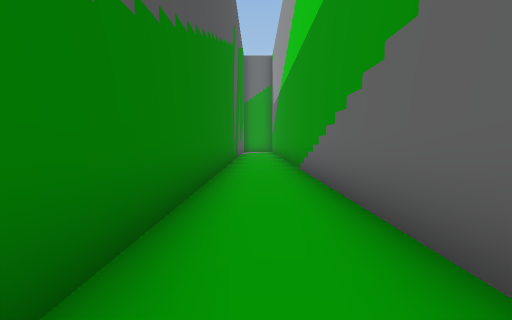
[1] (above)

16 first-person views from a walk through a scene from a Unity 3-D project. The camera is 1.4 m above the floor, tilts 4° down and sees 90° across. The floor is counted in squares, 2 m on a side. Each view is taken from the middle of a square. On the plan, view 1 faces up. The plan holds only what a view shows up to about 9 squares ahead; the rest is blank. The place goes on beyond the plan. The player is left out.

[2]
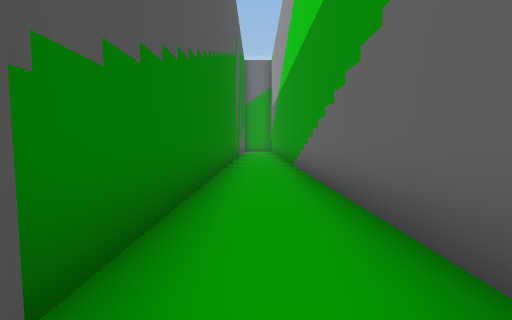

[3]
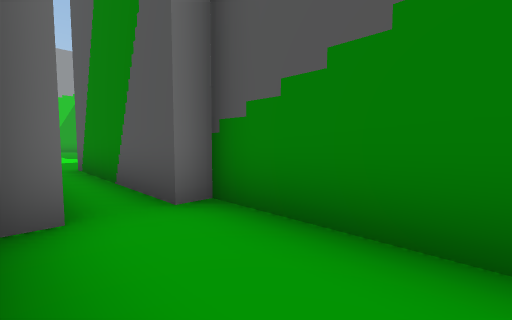

[4]
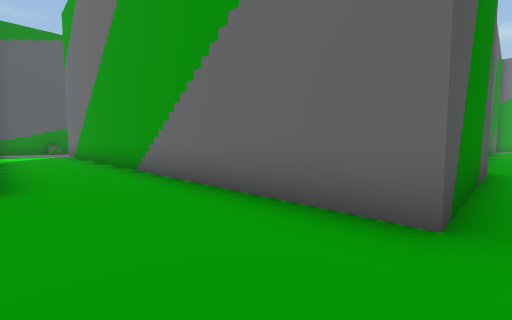

[5]
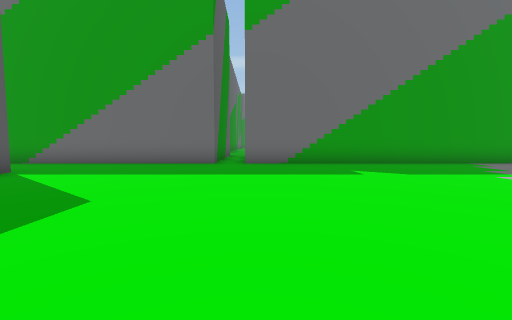

[6]
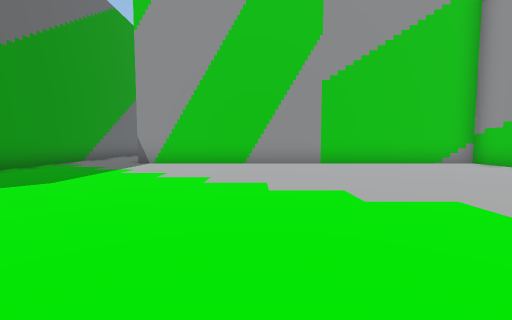

[7]
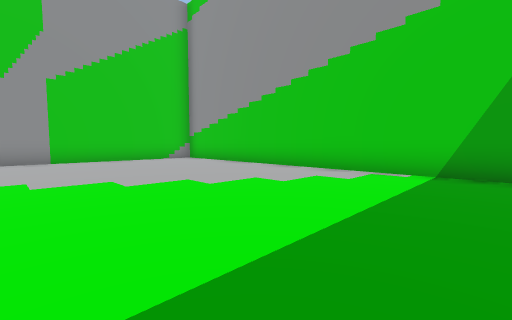

[8]
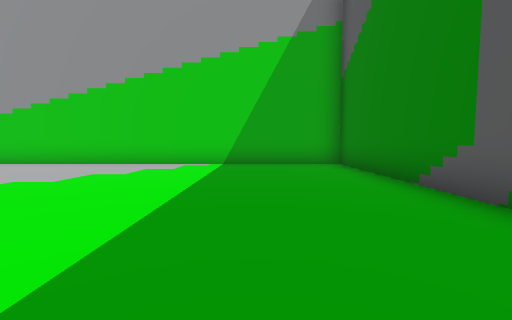

[9]
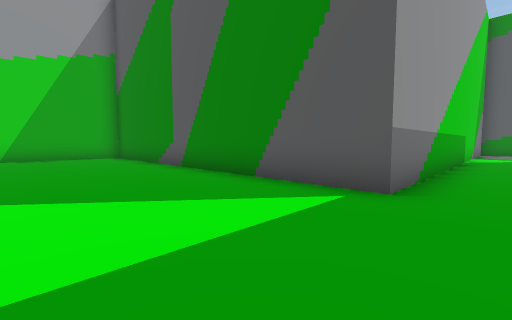

[10]
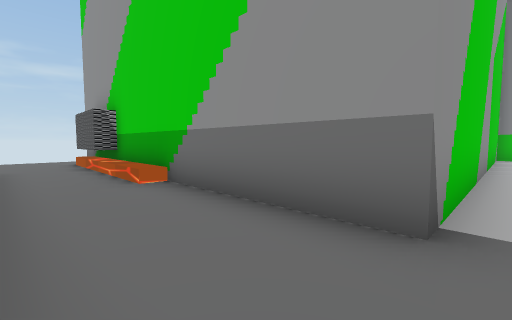

[11]
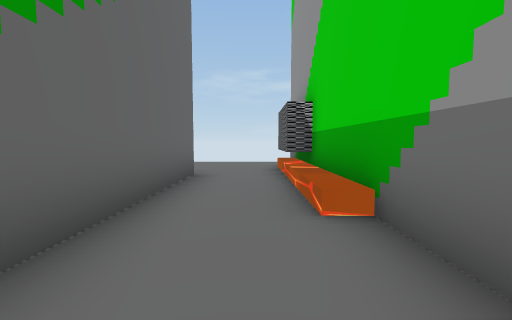

[12]
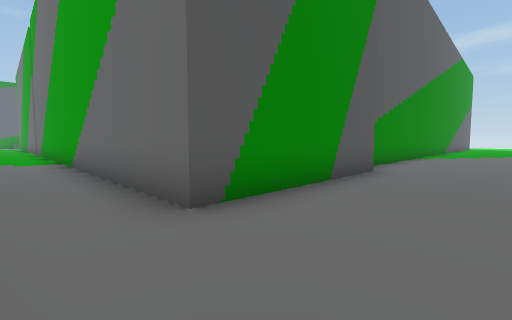

[13]
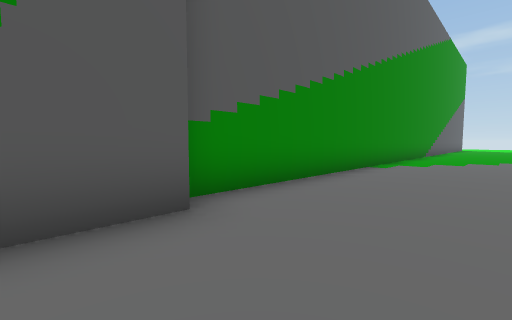

[14]
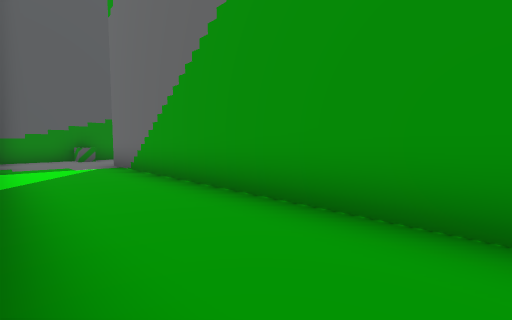

[15]
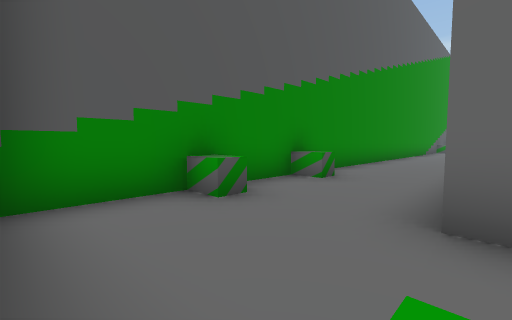

[16]
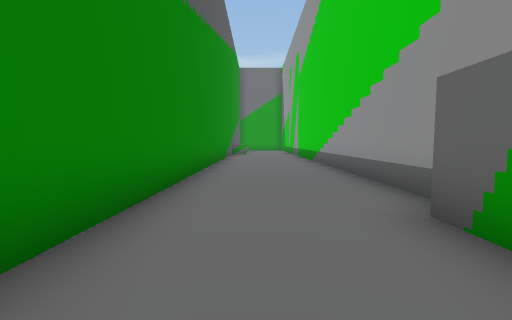

### Floor plan
Points are (right, up) in squares from view 1. A wall is a line through its corners. A room is listed if a view was taken in it or the views show most of it. See-through windows are left out.
Room 1 (views 1, 3)
walls: (-0.9, 7.5) (-0.9, -0.6); (1.1, 0) (1.1, 7.5); (0.6, -0.6) (1.1, -0.6)
ways out: opening at (0, -1) to room 2
Room 2 (views 2, 4, 5, 6, 7, 8, 9, 10, 11, 12, 13, 14, 15, 16)
walls: (-0.4, -0.6) (-0.4, -5.6) (-15.4, -5.6); (-12.6, -8.1) (-4.7, -8.1) (-4.7, -19.1) (8.4, -19.1) (8.4, -8.1) (15.1, -8.1) (15.1, -7.6) (17.1, -7.6); (-15.4, -1.5) (-15.4, -0.6); (-14.8, 0) (-14.8, 6.1); (15.6, -0.5) (15.6, -5.6) (0.6, -5.6); (15.1, 7.5) (15.1, -0.4); (-18.4, 6) (-18.4, -8.1)
low walls: (15.5, -8.1) (18.4, -8.1)
ways out: opening at (0, -1) to room 1
objects: other object (-18, -6); other object (-18, -3)

Where each view was taken, in squares from view 1:
view 1: 0 up, 0 right, facing up
view 2: 1 down, 0 right, facing up
view 3: 2 up, 1 right, facing down-left
view 4: 8 down, 0 right, facing up-left
view 5: 14 down, 1 right, facing up
view 6: 12 down, 0 right, facing right
view 7: 13 down, 2 left, facing down-right
view 8: 11 down, 2 left, facing down
view 9: 7 down, 1 left, facing down-left
view 10: 6 down, 8 right, facing down-right
view 11: 7 down, 10 right, facing right
view 12: 7 down, 18 right, facing up-left
view 13: 2 down, 18 right, facing up-left
view 14: 8 down, 7 left, facing up-left
view 15: 8 down, 15 left, facing up-left
view 16: 3 down, 17 left, facing up
